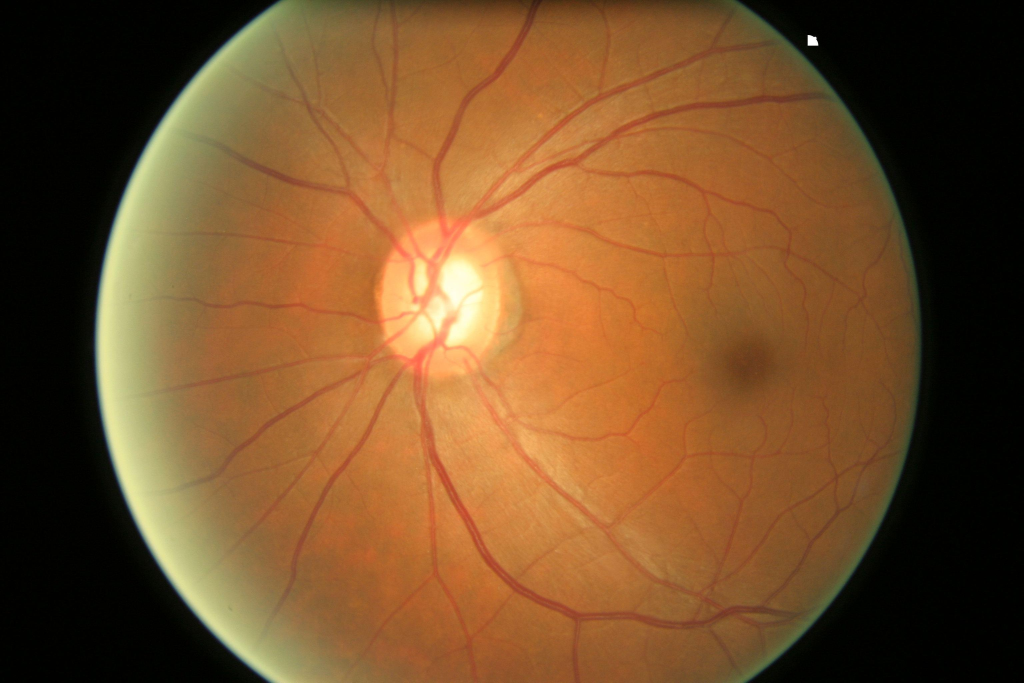
#> input picture Retina_scan/glaucoma/test_set/002.jpg, 3072 x 2048 px, found by its file name (shown at 1/3 size)
$ python vessel_segmentation_bilateral.py
#> lines starting #> are read from the running program, lines starting #| are printed output that depends on the picture
# -*- coding: utf-8 -*-
"""
Created on Wed Dec  8 19:44:25 2021

@author: Valerya
"""

#import numpy as np
#import skimage.io as io
import matplotlib.pyplot as plt
from skimage.exposure import  equalize_adapthist
from skimage.filters import threshold_otsu
import cv2
from skimage.exposure import rescale_intensity

directory = "D:/Files/4/BIA4/ICA1/glaucoma/archive/ORIGA/ORIGA/Images/"
img_rgb = plt.imread(directory+"002.jpg")
#> img_rgb is the input picture: shape (2048, 3072, 3); mean R, G, B 118.6, 80.3, 43
img_r = img_rgb[:,:,0]
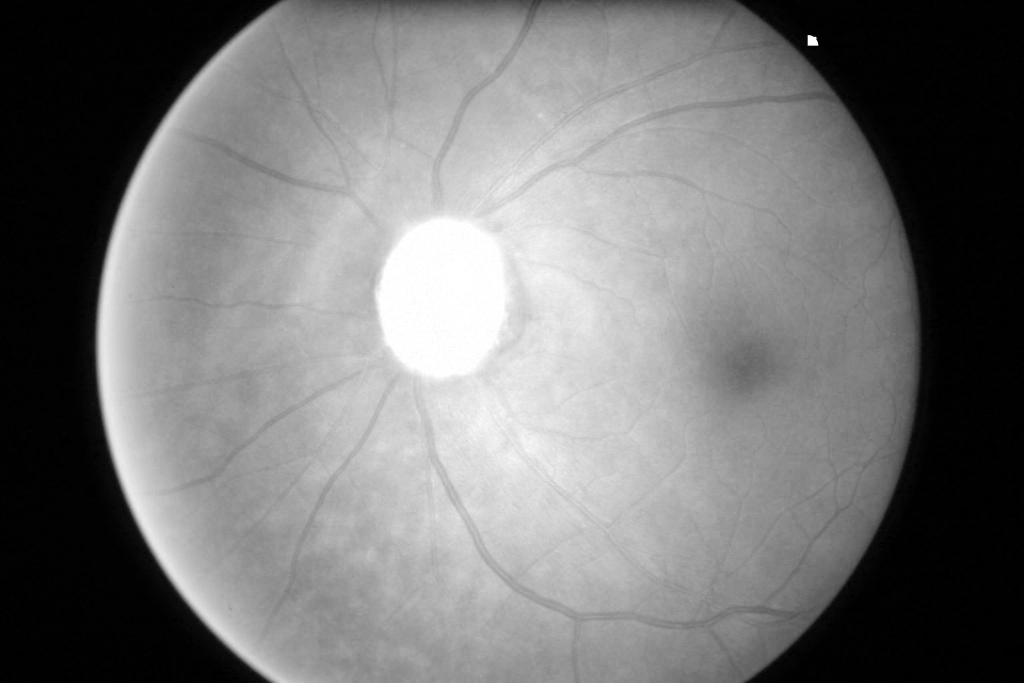
#> img_r: shape (2048, 3072) (shown at 1/3 size); min 0, max 255, mean 118.6
img_g = img_rgb[:,:,1]
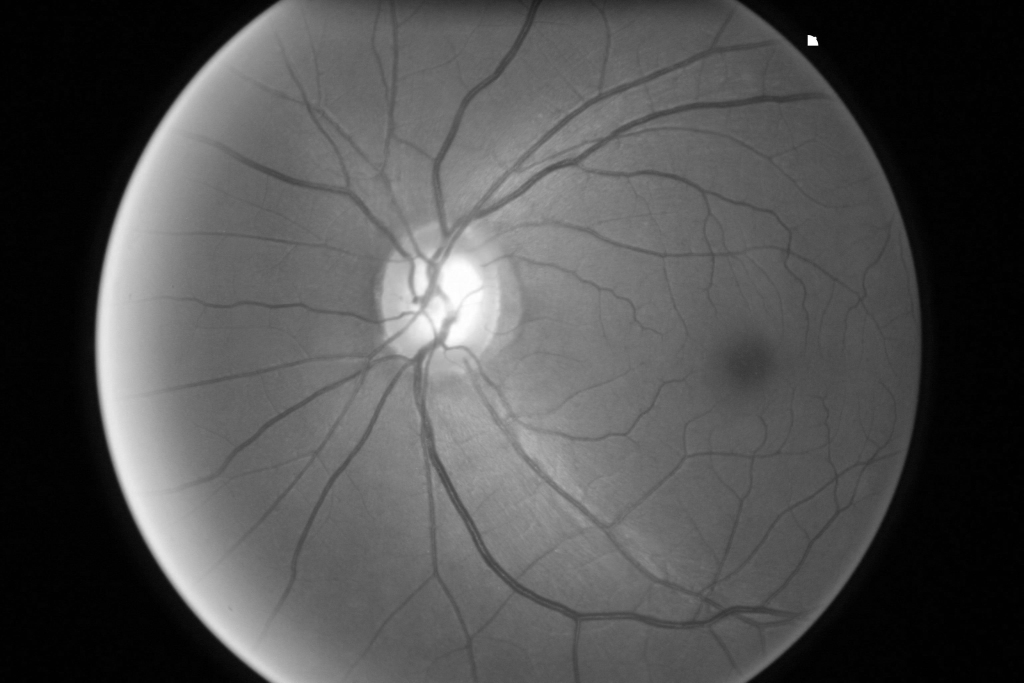
#> img_g: shape (2048, 3072) (shown at 1/3 size); min 0, max 255, mean 80.3
img_b = img_rgb[:,:,2]
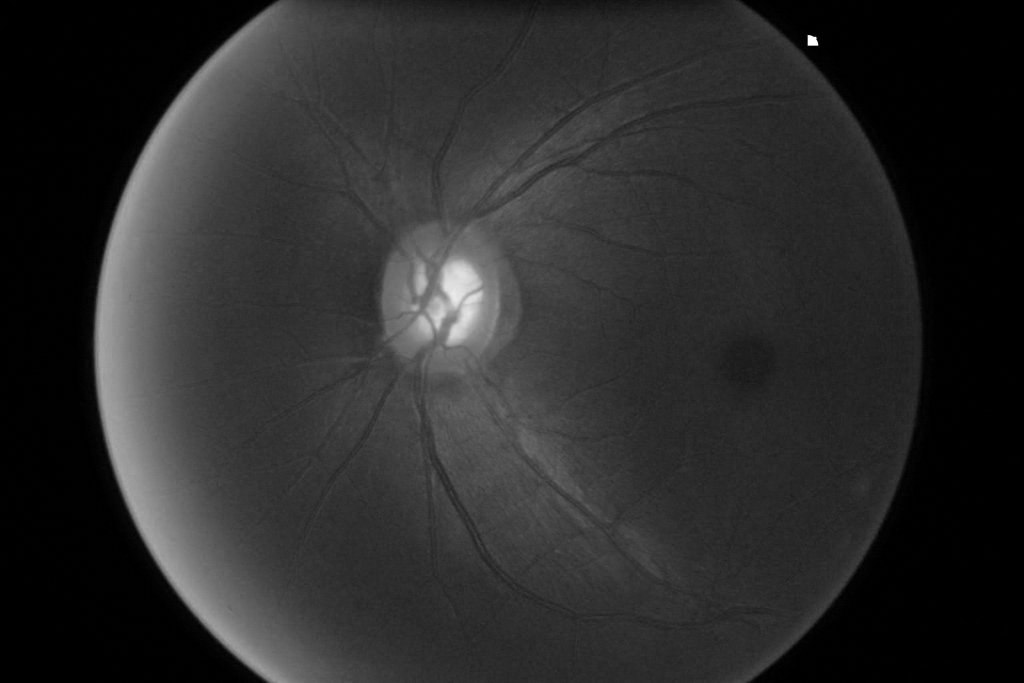
#> img_b: shape (2048, 3072) (shown at 1/3 size); min 0, max 255, mean 43
'''
img_GaussianBlur=cv2.GaussianBlur(img_g,(9,9),1.5)
plt.imshow(img_GaussianBlur, cmap = "gray")
'''
d = 20
sigmaColor = 10
sigmaSpace = 10
img_bilateralFilter = cv2.bilateralFilter(img_g, d, sigmaColor, sigmaSpace)
plt.imshow(img_bilateralFilter, cmap = "gray")

r = 3
i = 5
kernel = cv2.getStructuringElement(cv2.MORPH_RECT, (2 * r + 1, 2 * r + 1))
img_blackhat = cv2.morphologyEx(img_bilateralFilter, cv2.MORPH_BLACKHAT, kernel, iterations=i)
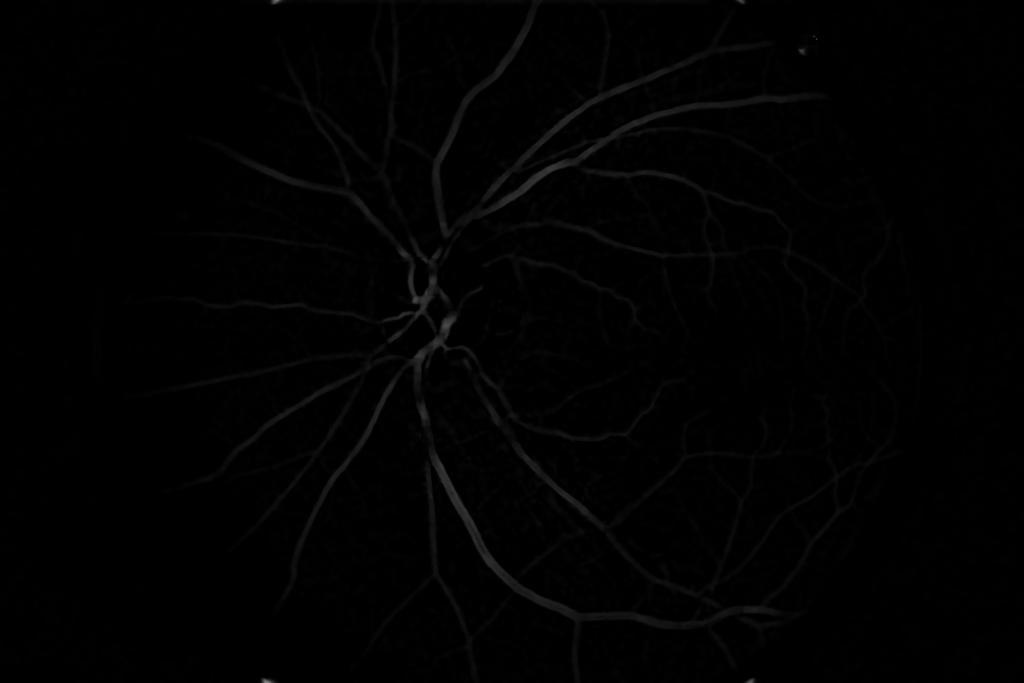
#> img_blackhat: shape (2048, 3072) (shown at 1/3 size); min 0, max 236, mean 1.6
plt.imshow(img_blackhat, cmap = "gray")

img_equalized_CLAHE = equalize_adapthist(img_blackhat, clip_limit=0.05)
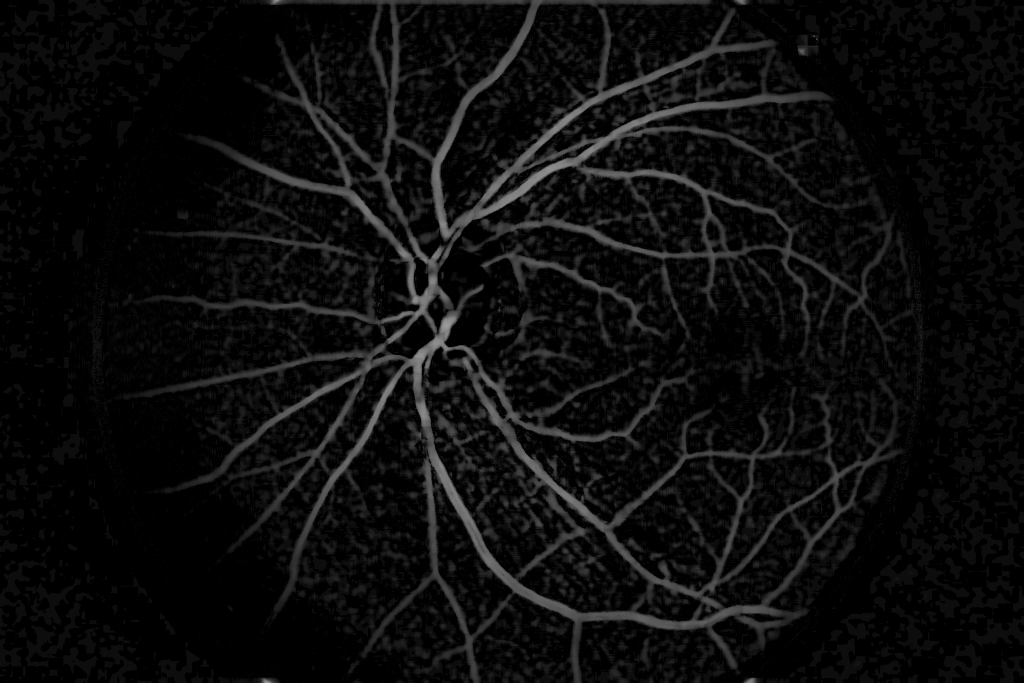
#> img_equalized_CLAHE: shape (2048, 3072) float64 (shown at 1/3 size); min 0, max 1, mean 0.0501
plt.imshow(img_equalized_CLAHE, cmap = "gray")

img_rescale_intensity = rescale_intensity(img_equalized_CLAHE, in_range=(0.2, 0.6), out_range=(0, 255))
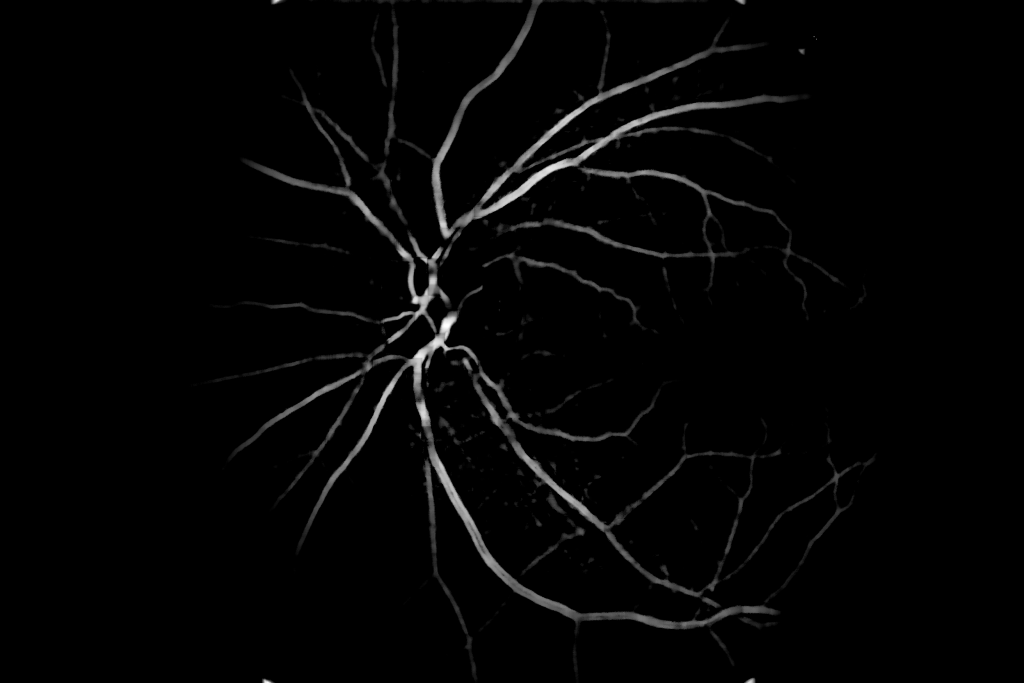
#> img_rescale_intensity: shape (2048, 3072) float64 (shown at 1/3 size); min 0, max 255, mean 4.7
plt.hist(img_rescale_intensity.ravel(), bins=100, color="black")
plt.imshow(img_rescale_intensity, cmap = "gray")


'''
t = threshold_otsu(img_rescale_intensity)
plt.imshow(img_rescale_intensity > t, cmap = "gray")
'''
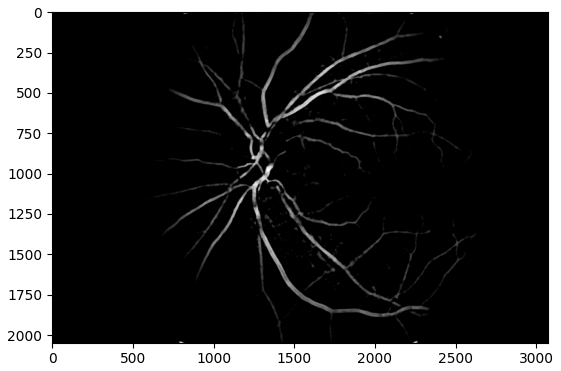
#> figure drawn by matplotlib, 1 panel

$ run again, with Retina_scan/glaucoma/test_set/001.jpg copied over Retina_scan/glaucoma/test_set/002.jpg
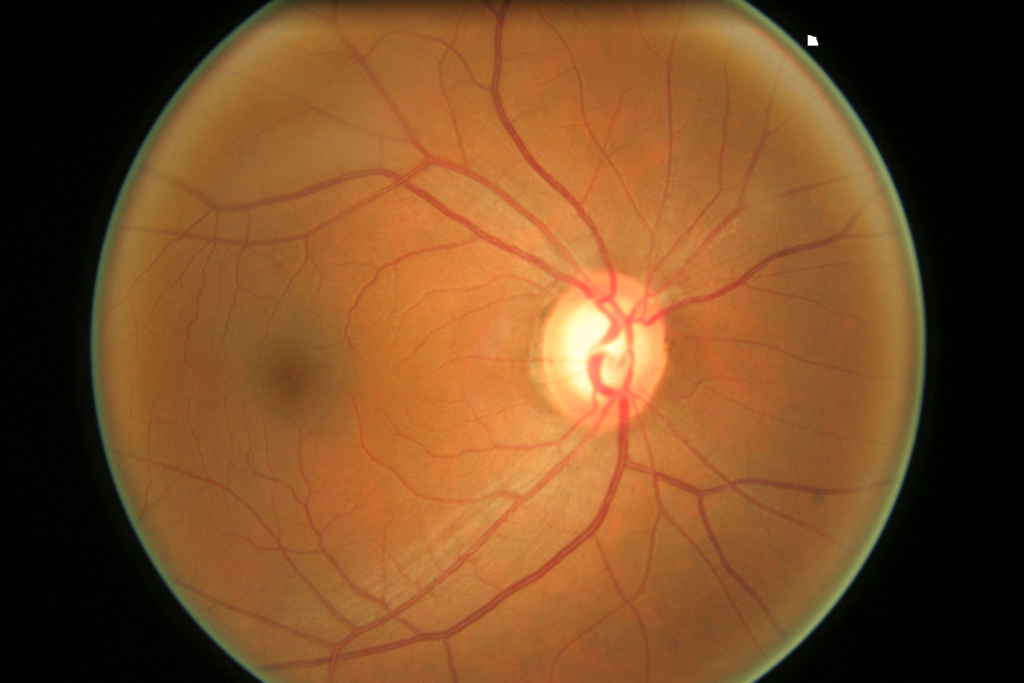
#> input picture Retina_scan/glaucoma/test_set/001.jpg, 3072 x 2048 px, found by its file name (shown at 1/3 size)
#> img_rgb is the input picture: shape (2048, 3072, 3); mean R, G, B 121, 76.9, 38.1
#> `img_b = img_rgb[:,:,2]`:
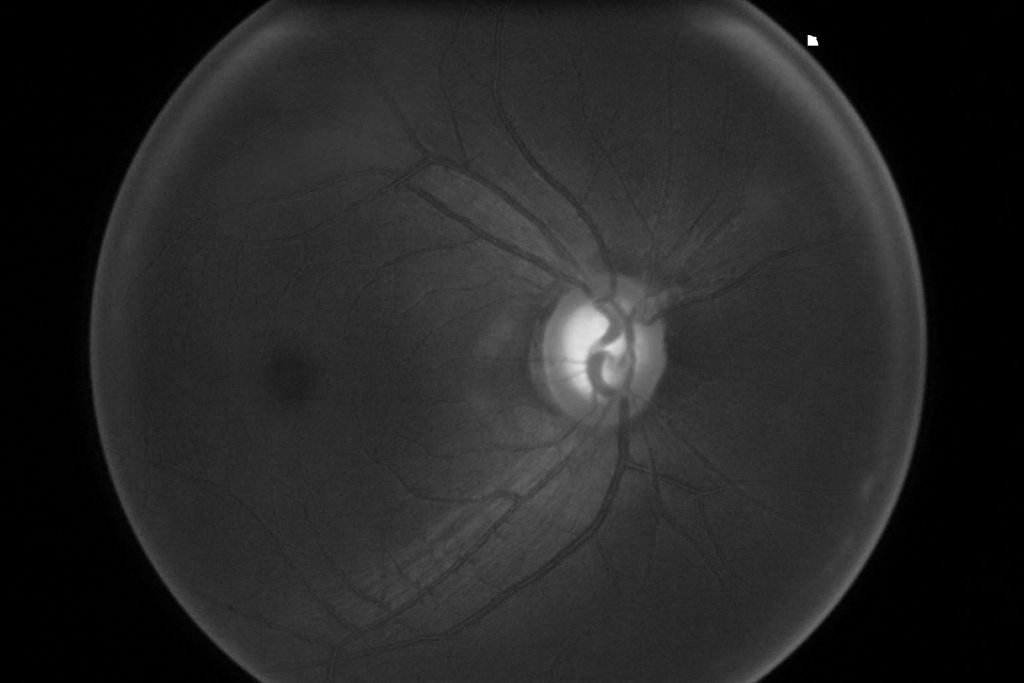
#> img_b: shape (2048, 3072) (shown at 1/3 size); min 0, max 255, mean 38.1
#> `'''`:
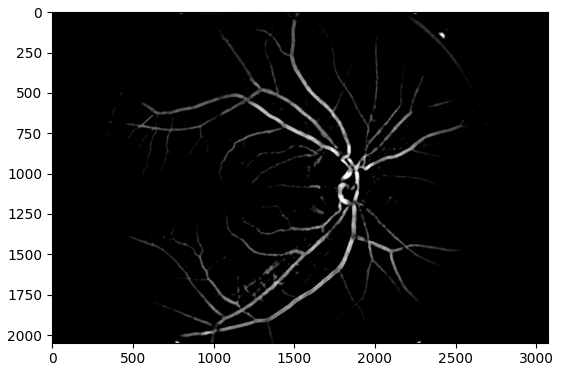
#> figure drawn by matplotlib, 1 panel

$ run again, with Retina_scan/glaucoma/test_set/003.jpg copied over Retina_scan/glaucoma/test_set/002.jpg
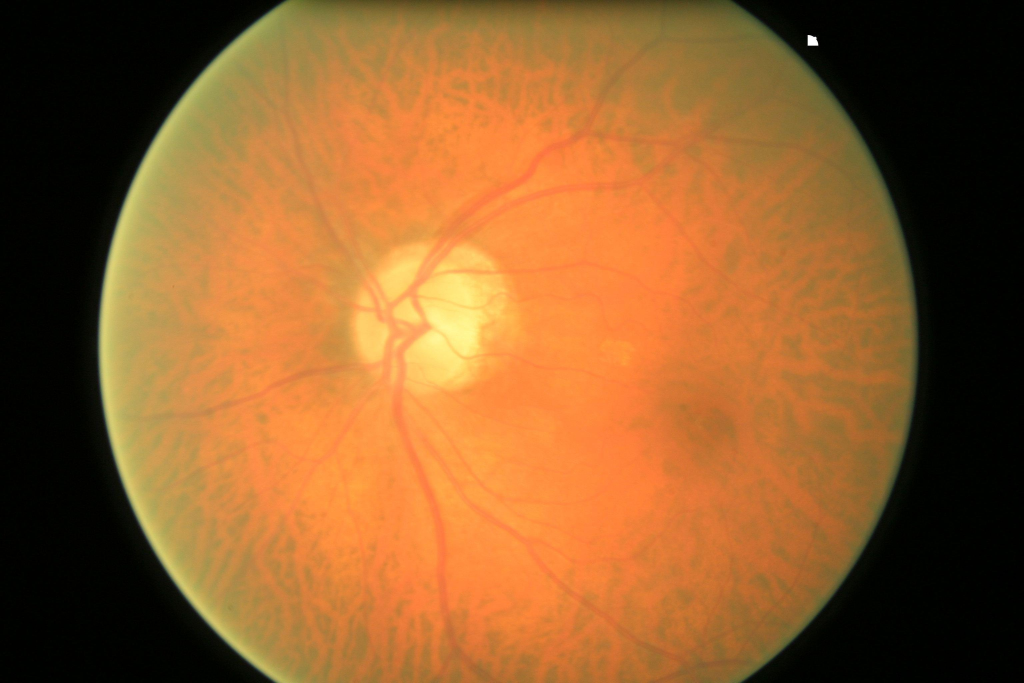
#> input picture Retina_scan/glaucoma/test_set/003.jpg, 3072 x 2048 px, found by its file name (shown at 1/3 size)
#> img_rgb is the input picture: shape (2048, 3072, 3); mean R, G, B 145.9, 94.2, 45.4
#> `img_b = img_rgb[:,:,2]`:
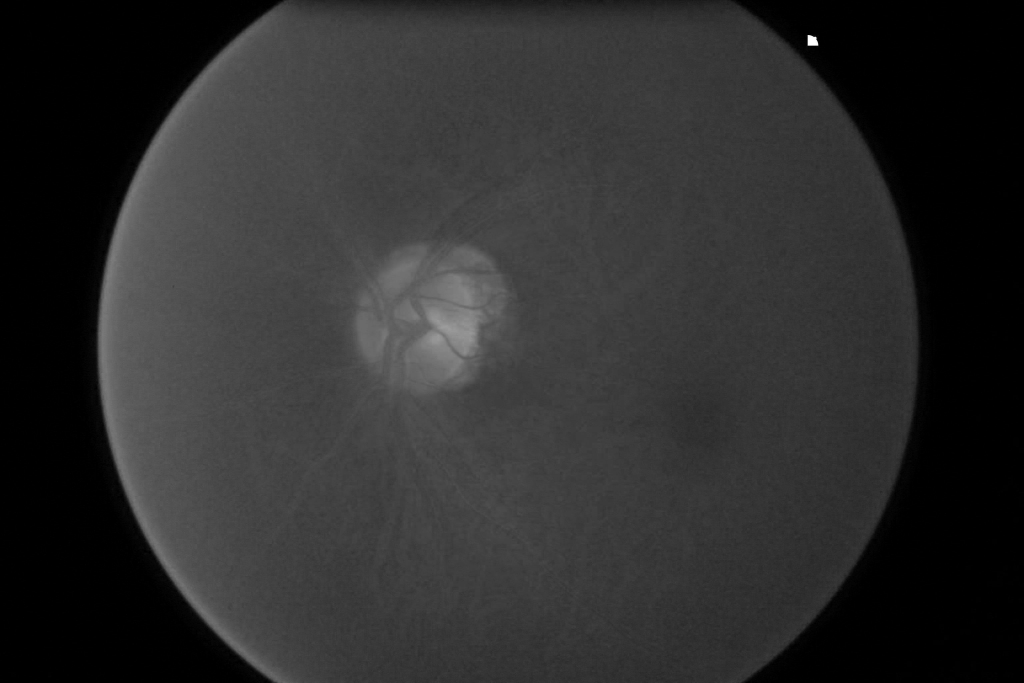
#> img_b: shape (2048, 3072) (shown at 1/3 size); min 0, max 255, mean 45.4
#> `'''`:
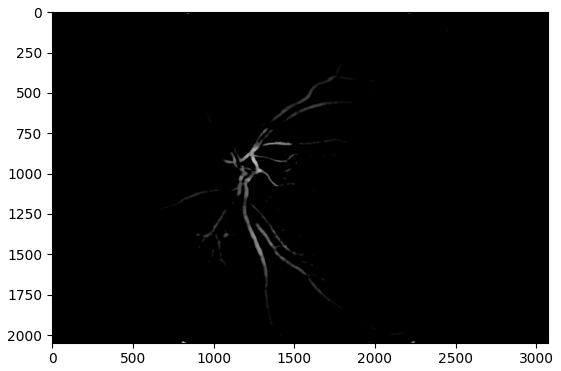
#> figure drawn by matplotlib, 1 panel
